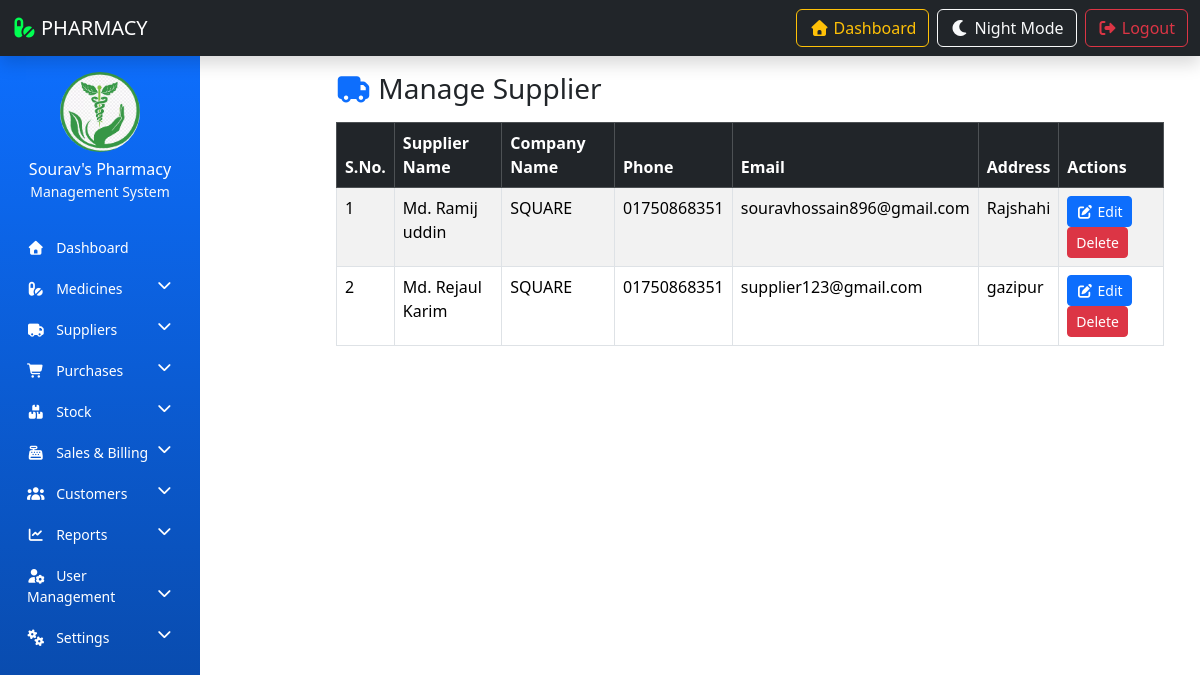
Page /manage-supplier/ on the earlier database version.
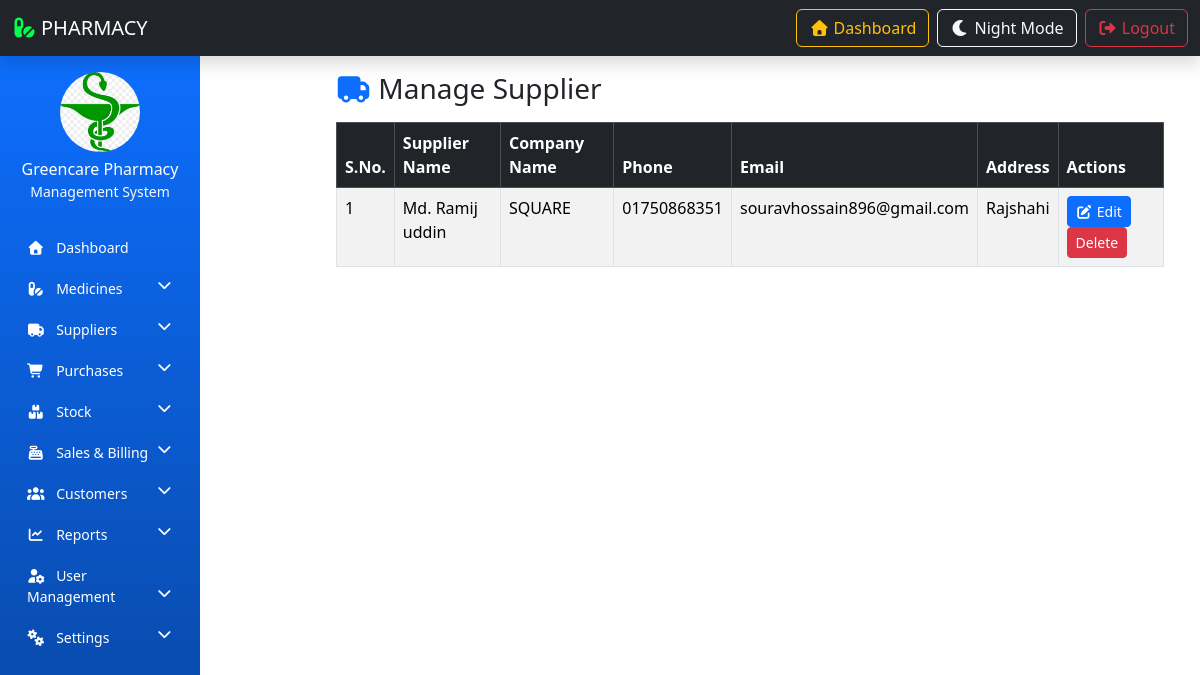
Same page on the later database version.
### resultapp/models.py (models this page shows, shortened)
class PharmacySettings(models.Model):
    pharmacy_name = models.CharField(max_length=200)
    owner_name = models.CharField(max_length=200)
    phone = models.CharField(max_length=20)
    email = models.EmailField(blank=True, null=True)  # ✅ fixed
    address = models.TextField()
    tax_percentage = models.DecimalField(max_digits=5, decimal_places=2, default=0)
    discount_percentage = models.DecimalField(max_digits=5, decimal_places=2, default=0)
    currency = models.CharField(max_length=10, default='tk')
    logo = models.ImageField(upload_to='pharmacy_logo/', blank=True, null=True)

class Supplier(models.Model):
    supplier_name = models.CharField(max_length=200)
    company_name = models.CharField(max_length=200)
    phone = models.CharField(max_length=15)
    email = models.EmailField()
    address = models.TextField()
    created_date = models.DateTimeField(auto_now_add=True)

### resultapp/views.py (the view)
# urls.py: path('manage-supplier/', manage_supplier, name='manage_supplier'),
def manage_supplier(request):
    if request.GET.get('delete'):
        supplier_id = request.GET.get('delete')
        Supplier.objects.filter(id=supplier_id).delete()
        messages.success(request, "Supplier deleted successfully")
        return redirect('manage_supplier')
    suppliers = Supplier.objects.all()
    return render(request, 'manage_supplier.html', {
        'suppliers': suppliers
    })

### resultapp/context_processors.py (called while the page is built)
def pharmacy_info(request):
    return {
        'pharmacy_info': PharmacySettings.objects.first()
    }

### resultapp/templates/manage_supplier.html (shortened to what this page needs)
{% extends 'admin_base.html' %}
{% load static %}
{% block content %}
<div class="container">
    <h3 class="mb-3">
        <i class="fas fa-truck text-primary"></i> Manage Supplier
    </h3>
    <div class="table-responsive">
        <table class="table table-bordered table-striped">
            <thead class="table-dark">
                <tr>
                    <th>S.No.</th>
                    <th>Supplier Name</th>
                    <th>Company Name</th>
                    <th>Phone</th>
                    <th>Email</th>
                    <th>Address</th>
                    <th>Actions</th>
                </tr>
            </thead>
            <tbody>
                {% for s in suppliers %}
                <tr>
                    <td>{{ forloop.counter }}</td>
                    <td>{{ s.supplier_name }}</td>
                    <td>{{ s.company_name }}</td>
                    <td>{{ s.phone }}</td>
                    <td>{{ s.email }}</td>
                    <td style="max-width:200px; word-wrap:break-word;">
                        {{ s.address }}
                    </td>
                    <td>
                        <a href="{% url 'edit_supplier' s.id %}" class="btn btn-sm btn-primary">
                            <i class="fas fa-edit"></i> Edit
                        </a>
                        <a href="?delete={{ s.id }}"
                           onclick="return confirm('Are you sure you want to delete this supplier?')"
                           class="btn btn-sm btn-danger">
                            Delete
                        </a>
                    </td>
                </tr>
                {% empty %}
                <tr>
                    <td colspan="7" class="text-center">
                        No suppliers available.
                    </td>
                </tr>
                {% endfor %}
            </tbody>
        </table>
    </div>
</div>
{% endblock %}

### resultapp/templates/sidebar.html (shortened to what this page needs)
{% load static %}
<nav class="col-md-3 col-lg-2 d-md-block sidebar collapse pt-3">
    <div class="text-center text-white mb-4">
        {% if pharmacy_info.logo %}
        <img src="{{ pharmacy_info.logo.url }}" class="img-fluid rounded-circle mb-2"
            style="width:80px; height:80px; object-fit:cover;">
        {% else %}
        <img src="{% static 'PMS-IMAGE/logo.png' %}" class="img-fluid rounded-circle mb-2"
            style="width:80px; height:80px;">
        {% endif %}
        <h6 class="mb-0">{{ pharmacy_info.pharmacy_name|default:"GreenCare Pharmacy" }}</h6>
        <small class="text-light">Management System</small>
    </div>
    <ul class="nav flex-column">
        <li class="nav-item">
            <a href="{% url 'admin-dashboard' %}" class="nav-link">
                <i class="fas fa-home me-2"></i> Dashboard
            </a>
        </li>
        <li class="nav-item">
            <a href="#medicineMenu" data-bs-toggle="collapse" class="nav-link">
                <i class="fas fa-pills me-2"></i> Medicines
                <i class="fas fa-chevron-down float-end"></i>
            </a>
        </li>
        <li class="nav-item">
            <a href="#supplierMenu" data-bs-toggle="collapse" class="nav-link">
                <i class="fas fa-truck me-2"></i> Suppliers
                <i class="fas fa-chevron-down float-end"></i>
            </a>
        </li>
        <li class="nav-item">
            <a href="#purchaseMenu" data-bs-toggle="collapse" class="nav-link">
                <i class="fas fa-shopping-cart me-2"></i> Purchases
                <i class="fas fa-chevron-down float-end"></i>
            </a>
        </li>
        <li class="nav-item">
            <a href="#stockMenu" data-bs-toggle="collapse" class="nav-link">
                <i class="fas fa-boxes me-2"></i> Stock
                <i class="fas fa-chevron-down float-end"></i>
            </a>
        </li>
        <li class="nav-item">
            <a href="#salesMenu" data-bs-toggle="collapse" class="nav-link">
                <i class="fas fa-cash-register me-2"></i> Sales & Billing
                <i class="fas fa-chevron-down float-end"></i>
            </a>
        </li>
        <li class="nav-item">
            <a href="#customerMenu" data-bs-toggle="collapse" class="nav-link">
                <i class="fas fa-users me-2"></i> Customers
                <i class="fas fa-chevron-down float-end"></i>
            </a>
        </li>
        <li class="nav-item">
            <a href="#reportMenu" data-bs-toggle="collapse" class="nav-link">
                <i class="fas fa-chart-line me-2"></i> Reports
                <i class="fas fa-chevron-down float-end"></i>
            </a>
        </li>
        <li class="nav-item">
            <a href="#userMenu" data-bs-toggle="collapse" class="nav-link">
                <i class="fas fa-user-cog me-2"></i> User Management
                <i class="fas fa-chevron-down float-end"></i>
            </a>
        </li>
        <li class="nav-item">
            <a href="#settingsMenu" data-bs-toggle="collapse" class="nav-link">
                <i class="fas fa-cogs me-2"></i> Settings
                <i class="fas fa-chevron-down float-end"></i>
            </a>
        </li>
    </ul>
</nav>

Differences in the rows shown:
removed Supplier: supplier_name "Md. Rejaul Karim", company_name "SQUARE", phone "01750868351", email "supplier123@gmail.com", address "gazipur"
changed PharmacySettings: logo: a different picture; pharmacy_name "Sourav's Pharmacy" → "Greencare Pharmacy"
